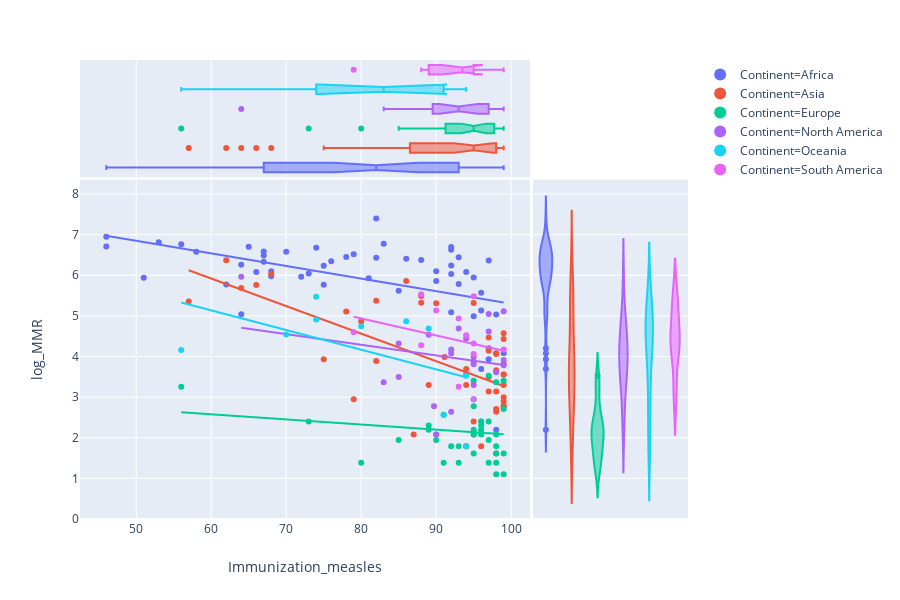

Notebook cell for this chart:
### Code cell
px.scatter(df_dummies, x="Immunization_measles", y="log_MMR", color="Continent", marginal_y="violin", 
           marginal_x="box", trendline="ols")

### Figure 1 — Plotly figure (JSON) as saved in the notebook; plotly's stock layout.template omitted (floating-point values rounded to 4 significant figures)
{"data": [{"hovertemplate": "Continent=Africa<br>Immunization_measles=%{x}<br>log_MMR=%{y}<extra></extra>", "legendgroup": "Continent=Africa", "marker": {"color": "#636efa", "symbol": "circle"}, "mode": "markers", "name": "Continent=Africa", "showlegend": true, "type": "scatter", "uid": "4abe6376-175d-4783-961c-7728700e1e23", "x": [95, 67, 68, 96, 92, 92, 97, 79, 53, 46, 72, 74, 75, 70, 85, 96, 51, 97, 94, 64, 62, 92, 93, 58, 76, 86, 88, 65, 98, 66, 93, 78, 67, 99, 98, 82, 75, 67, 56, 95, 92, 81, 82, 46, 64, 83, 90, 92, 68, 97, 73, 96, 90], "xaxis": "x", "y": [4.99, 6.33, 6.1, 5.13, 6.033, 6.695, 3.932, 6.516, 6.812, 6.947, 5.961, 6.677, 6.232, 6.575, 5.617, 3.689, 5.938, 6.361, 6.078, 6.26, 5.775, 6.624, 5.784, 6.579, 6.346, 6.405, 6.375, 6.698, 2.197, 6.078, 6.444, 6.446, 6.583, 4.078, 5.03, 6.428, 5.765, 6.488, 6.765, 5.943, 5.088, 5.927, 7.396, 6.709, 5.037, 6.775, 5.855, 6.242, 5.974, 4.205, 6.04, 5.568, 6.1], "yaxis": "y"}, {"alignmentgroup": "True", "hovertemplate": "Continent=Africa<br>Immunization_measles=%{x}<extra></extra>", "legendgroup": "Continent=Africa", "marker": {"color": "#636efa", "symbol": "circle"}, "name": "Continent=Africa", "notched": true, "offsetgroup": "Continent=Africa", "showlegend": false, "type": "box", "uid": "374cb261-85b1-4482-aa39-75190c47373b", "x": [95, 67, 68, 96, 92, 92, 97, 79, 53, 46, 72, 74, 75, 70, 85, 96, 51, 97, 94, 64, 62, 92, 93, 58, 76, 86, 88, 65, 98, 66, 93, 78, 67, 99, 98, 82, 75, 67, 56, 95, 92, 81, 82, 46, 64, 83, 90, 92, 68, 97, 73, 96, 90], "xaxis": "x", "yaxis": "y2"}, {"alignmentgroup": "True", "hovertemplate": "Continent=Africa<br>log_MMR=%{y}<extra></extra>", "legendgroup": "Continent=Africa", "marker": {"color": "#636efa", "symbol": "circle"}, "name": "Continent=Africa", "offsetgroup": "Continent=Africa", "scalegroup": "y", "showlegend": false, "type": "violin", "uid": "b847d0ab-b3e8-4dbe-8387-5d15c1d1d73f", "xaxis": "x2", "y": [4.99, 6.33, 6.1, 5.13, 6.033, 6.695, 3.932, 6.516, 6.812, 6.947, 5.961, 6.677, 6.232, 6.575, 5.617, 3.689, 5.938, 6.361, 6.078, 6.26, 5.775, 6.624, 5.784, 6.579, 6.346, 6.405, 6.375, 6.698, 2.197, 6.078, 6.444, 6.446, 6.583, 4.078, 5.03, 6.428, 5.765, 6.488, 6.765, 5.943, 5.088, 5.927, 7.396, 6.709, 5.037, 6.775, 5.855, 6.242, 5.974, 4.205, 6.04, 5.568, 6.1], "yaxis": "y"}, {"hovertemplate": "<b>OLS trendline</b><br>log_MMR = -0.031017 * Immunization_measles + 8.400657<br>R<sup>2</sup>=0.252044<br><br>Continent=Africa<br>Immunization_measles=%{x}<br>log_MMR=%{y} <b>(trend)</b><extra></extra>", "legendgroup": "Continent=Africa", "marker": {"color": "#636efa", "symbol": "circle"}, "mode": "lines", "name": "Continent=Africa", "showlegend": false, "type": "scatter", "uid": "a6faa82a-e700-49dd-9593-95fcd05afe2e", "x": [46, 46, 51, 53, 56, 58, 62, 64, 64, 65, 66, 67, 67, 67, 68, 68, 70, 72, 73, 74, 75, 75, 76, 78, 79, 81, 82, 82, 83, 85, 86, 88, 90, 90, 92, 92, 92, 92, 92, 93, 93, 94, 95, 95, 96, 96, 96, 97, 97, 97, 98, 98, 99], "xaxis": "x", "y": [6.974, 6.974, 6.819, 6.757, 6.664, 6.602, 6.478, 6.416, 6.416, 6.385, 6.354, 6.322, 6.322, 6.322, 6.291, 6.291, 6.229, 6.167, 6.136, 6.105, 6.074, 6.074, 6.043, 5.981, 5.95, 5.888, 5.857, 5.857, 5.826, 5.764, 5.733, 5.671, 5.609, 5.609, 5.547, 5.547, 5.547, 5.547, 5.547, 5.516, 5.516, 5.485, 5.454, 5.454, 5.423, 5.423, 5.423, 5.392, 5.392, 5.392, 5.361, 5.361, 5.33], "yaxis": "y"}, {"hovertemplate": "Continent=Asia<br>Immunization_measles=%{x}<br>log_MMR=%{y}<extra></extra>", "legendgroup": "Continent=Asia", "marker": {"color": "#EF553B", "symbol": "circle"}, "mode": "markers", "name": "Continent=Asia", "showlegend": true, "type": "scatter", "uid": "09c458a6-14d7-46a2-8c6b-381d86947b16", "x": [62, 97, 89, 99, 88, 95, 94, 90, 99, 87, 94, 82, 78, 99, 75, 96, 94, 98, 99, 99, 98, 98, 99, 64, 79, 95, 97, 97, 88, 86, 99, 57, 80, 99, 98, 95, 99, 82, 94, 98, 66, 97, 99, 94, 98, 98, 91.12, 68], "xaxis": "x", "y": [6.37, 3.497, 3.296, 2.773, 5.489, 5.318, 3.296, 5.308, 3.555, 2.079, 3.689, 5.371, 5.106, 3.296, 3.932, 1.792, 1.792, 4.078, 2.996, 4.575, 2.708, 1.609, 4.431, 5.684, 2.944, 3.871, 4.466, 4.143, 5.323, 5.855, 2.89, 5.352, 4.86, 2.773, 2.639, 2.398, 3.555, 3.892, 3.555, 3.135, 5.759, 3.135, 3.829, 1.792, 3.664, 4.06, 3.989, 6.031], "yaxis": "y"}, {"alignmentgroup": "True", "hovertemplate": "Continent=Asia<br>Immunization_measles=%{x}<extra></extra>", "legendgroup": "Continent=Asia", "marker": {"color": "#EF553B", "symbol": "circle"}, "name": "Continent=Asia", "notched": true, "offsetgroup": "Continent=Asia", "showlegend": false, "type": "box", "uid": "42327c0f-6f03-4ce1-ae91-1e4196dcdc92", "x": [62, 97, 89, 99, 88, 95, 94, 90, 99, 87, 94, 82, 78, 99, 75, 96, 94, 98, 99, 99, 98, 98, 99, 64, 79, 95, 97, 97, 88, 86, 99, 57, 80, 99, 98, 95, 99, 82, 94, 98, 66, 97, 99, 94, 98, 98, 91.12, 68], "xaxis": "x", "yaxis": "y2"}, {"alignmentgroup": "True", "hovertemplate": "Continent=Asia<br>log_MMR=%{y}<extra></extra>", "legendgroup": "Continent=Asia", "marker": {"color": "#EF553B", "symbol": "circle"}, "name": "Continent=Asia", "offsetgroup": "Continent=Asia", "scalegroup": "y", "showlegend": false, "type": "violin", "uid": "14b68f80-ef12-4e93-82cd-d6c2b3704510", "xaxis": "x2", "y": [6.37, 3.497, 3.296, 2.773, 5.489, 5.318, 3.296, 5.308, 3.555, 2.079, 3.689, 5.371, 5.106, 3.296, 3.932, 1.792, 1.792, 4.078, 2.996, 4.575, 2.708, 1.609, 4.431, 5.684, 2.944, 3.871, 4.466, 4.143, 5.323, 5.855, 2.89, 5.352, 4.86, 2.773, 2.639, 2.398, 3.555, 3.892, 3.555, 3.135, 5.759, 3.135, 3.829, 1.792, 3.664, 4.06, 3.989, 6.031], "yaxis": "y"}, {"hovertemplate": "<b>OLS trendline</b><br>log_MMR = -0.067862 * Immunization_measles + 9.991590<br>R<sup>2</sup>=0.380036<br><br>Continent=Asia<br>Immunization_measles=%{x}<br>log_MMR=%{y} <b>(trend)</b><extra></extra>", "legendgroup": "Continent=Asia", "marker": {"color": "#EF553B", "symbol": "circle"}, "mode": "lines", "name": "Continent=Asia", "showlegend": false, "type": "scatter", "uid": "4d3bc390-d5cd-476f-8934-a3bba681ab2b", "x": [57, 62, 64, 66, 68, 75, 78, 79, 80, 82, 82, 86, 87, 88, 88, 89, 90, 91.12, 94, 94, 94, 94, 94, 95, 95, 95, 96, 97, 97, 97, 97, 98, 98, 98, 98, 98, 98, 98, 99, 99, 99, 99, 99, 99, 99, 99, 99, 99], "xaxis": "x", "y": [6.123, 5.784, 5.648, 5.513, 5.377, 4.902, 4.698, 4.63, 4.563, 4.427, 4.427, 4.155, 4.088, 4.02, 4.02, 3.952, 3.884, 3.808, 3.613, 3.613, 3.613, 3.613, 3.613, 3.545, 3.545, 3.545, 3.477, 3.409, 3.409, 3.409, 3.409, 3.341, 3.341, 3.341, 3.341, 3.341, 3.341, 3.341, 3.273, 3.273, 3.273, 3.273, 3.273, 3.273, 3.273, 3.273, 3.273, 3.273], "yaxis": "y"}, {"hovertemplate": "Continent=Europe<br>Immunization_measles=%{x}<br>log_MMR=%{y}<extra></extra>", "legendgroup": "Continent=Europe", "marker": {"color": "#00cc96", "symbol": "circle"}, "mode": "markers", "name": "Continent=Europe", "showlegend": true, "type": "scatter", "uid": "7b08d243-a9d5-438c-98d2-633018475f4f", "x": [99, 80, 99, 95, 91, 97, 96, 98, 85, 95, 98, 89, 97, 99, 99, 93, 90, 91, 95, 96, 96, 73, 97, 90, 96, 98, 93, 98, 96, 95, 98, 95, 98, 95, 95, 97, 92, 56, 89], "xaxis": "x", "y": [3.401, 1.386, 1.609, 2.079, 2.565, 2.398, 2.303, 1.609, 1.946, 2.079, 1.099, 2.197, 1.946, 1.099, 2.708, 1.386, 1.946, 1.386, 2.944, 2.197, 2.398, 2.398, 3.526, 2.079, 2.079, 2.079, 1.792, 1.386, 2.398, 3.401, 3.367, 2.773, 1.792, 2.197, 1.609, 1.386, 1.792, 3.258, 2.303], "yaxis": "y"}, {"alignmentgroup": "True", "hovertemplate": "Continent=Europe<br>Immunization_measles=%{x}<extra></extra>", "legendgroup": "Continent=Europe", "marker": {"color": "#00cc96", "symbol": "circle"}, "name": "Continent=Europe", "notched": true, "offsetgroup": "Continent=Europe", "showlegend": false, "type": "box", "uid": "6719ca11-f44b-4364-a3d3-74b7d215b5f6", "x": [99, 80, 99, 95, 91, 97, 96, 98, 85, 95, 98, 89, 97, 99, 99, 93, 90, 91, 95, 96, 96, 73, 97, 90, 96, 98, 93, 98, 96, 95, 98, 95, 98, 95, 95, 97, 92, 56, 89], "xaxis": "x", "yaxis": "y2"}, {"alignmentgroup": "True", "hovertemplate": "Continent=Europe<br>log_MMR=%{y}<extra></extra>", "legendgroup": "Continent=Europe", "marker": {"color": "#00cc96", "symbol": "circle"}, "name": "Continent=Europe", "offsetgroup": "Continent=Europe", "scalegroup": "y", "showlegend": false, "type": "violin", "uid": "20a023af-60c3-4b9b-b861-143548ff4454", "xaxis": "x2", "y": [3.401, 1.386, 1.609, 2.079, 2.565, 2.398, 2.303, 1.609, 1.946, 2.079, 1.099, 2.197, 1.946, 1.099, 2.708, 1.386, 1.946, 1.386, 2.944, 2.197, 2.398, 2.398, 3.526, 2.079, 2.079, 2.079, 1.792, 1.386, 2.398, 3.401, 3.367, 2.773, 1.792, 2.197, 1.609, 1.386, 1.792, 3.258, 2.303], "yaxis": "y"}, {"hovertemplate": "<b>OLS trendline</b><br>log_MMR = -0.012562 * Immunization_measles + 3.330425<br>R<sup>2</sup>=0.024469<br><br>Continent=Europe<br>Immunization_measles=%{x}<br>log_MMR=%{y} <b>(trend)</b><extra></extra>", "legendgroup": "Continent=Europe", "marker": {"color": "#00cc96", "symbol": "circle"}, "mode": "lines", "name": "Continent=Europe", "showlegend": false, "type": "scatter", "uid": "8cb4800e-66ce-4a5c-b21f-978ea11d54c4", "x": [56, 73, 80, 85, 89, 89, 90, 90, 91, 91, 92, 93, 93, 95, 95, 95, 95, 95, 95, 95, 96, 96, 96, 96, 96, 97, 97, 97, 97, 98, 98, 98, 98, 98, 98, 99, 99, 99, 99], "xaxis": "x", "y": [2.627, 2.413, 2.325, 2.263, 2.212, 2.212, 2.2, 2.2, 2.187, 2.187, 2.175, 2.162, 2.162, 2.137, 2.137, 2.137, 2.137, 2.137, 2.137, 2.137, 2.124, 2.124, 2.124, 2.124, 2.124, 2.112, 2.112, 2.112, 2.112, 2.099, 2.099, 2.099, 2.099, 2.099, 2.099, 2.087, 2.087, 2.087, 2.087], "yaxis": "y"}, {"hovertemplate": "Continent=North America<br>Immunization_measles=%{x}<br>log_MMR=%{y}<extra></extra>", "legendgroup": "Continent=North America", "marker": {"color": "#ab63fa", "symbol": "circle"}, "mode": "markers", "name": "Continent=North America", "showlegend": true, "type": "scatter", "uid": "31647225-791b-4008-a7ee-8c05d5ddc33a", "x": [94, 85, 98, 90, 83, 99, 85, 92, 95, 93, 64, 97, 89, 95, 99, 97, 89.7, 95, 99, 92, 92], "xaxis": "x", "y": [4.443, 3.497, 3.611, 2.079, 3.367, 3.784, 4.317, 4.078, 3.296, 4.691, 5.964, 5.043, 4.533, 3.807, 5.112, 4.615, 2.773, 3.989, 3.912, 4.174, 2.639], "yaxis": "y"}, {"alignmentgroup": "True", "hovertemplate": "Continent=North America<br>Immunization_measles=%{x}<extra></extra>", "legendgroup": "Continent=North America", "marker": {"color": "#ab63fa", "symbol": "circle"}, "name": "Continent=North America", "notched": true, "offsetgroup": "Continent=North America", "showlegend": false, "type": "box", "uid": "55866a24-5c28-4a2a-a79e-9c2288549c9d", "x": [94, 85, 98, 90, 83, 99, 85, 92, 95, 93, 64, 97, 89, 95, 99, 97, 89.7, 95, 99, 92, 92], "xaxis": "x", "yaxis": "y2"}, {"alignmentgroup": "True", "hovertemplate": "Continent=North America<br>log_MMR=%{y}<extra></extra>", "legendgroup": "Continent=North America", "marker": {"color": "#ab63fa", "symbol": "circle"}, "name": "Continent=North America", "offsetgroup": "Continent=North America", "scalegroup": "y", "showlegend": false, "type": "violin", "uid": "9f5ab44d-8ed1-4bb3-96e4-292d756d9103", "xaxis": "x2", "y": [4.443, 3.497, 3.611, 2.079, 3.367, 3.784, 4.317, 4.078, 3.296, 4.691, 5.964, 5.043, 4.533, 3.807, 5.112, 4.615, 2.773, 3.989, 3.912, 4.174, 2.639], "yaxis": "y"}, {"hovertemplate": "<b>OLS trendline</b><br>log_MMR = -0.026223 * Immunization_measles + 6.387719<br>R<sup>2</sup>=0.053084<br><br>Continent=North America<br>Immunization_measles=%{x}<br>log_MMR=%{y} <b>(trend)</b><extra></extra>", "legendgroup": "Continent=North America", "marker": {"color": "#ab63fa", "symbol": "circle"}, "mode": "lines", "name": "Continent=North America", "showlegend": false, "type": "scatter", "uid": "de96fe0a-3786-46b4-a4db-9eec6d60dc30", "x": [64, 83, 85, 85, 89, 89.7, 90, 92, 92, 92, 93, 94, 95, 95, 95, 97, 97, 98, 99, 99, 99], "xaxis": "x", "y": [4.709, 4.211, 4.159, 4.159, 4.054, 4.036, 4.028, 3.975, 3.975, 3.975, 3.949, 3.923, 3.897, 3.897, 3.897, 3.844, 3.844, 3.818, 3.792, 3.792, 3.792], "yaxis": "y"}, {"hovertemplate": "Continent=Oceania<br>Immunization_measles=%{x}<br>log_MMR=%{y}<extra></extra>", "legendgroup": "Continent=Oceania", "marker": {"color": "#19d3f3", "symbol": "circle"}, "mode": "markers", "name": "Continent=Oceania", "showlegend": true, "type": "scatter", "uid": "e0312588-74c1-45f3-bbb6-a09d856dc467", "x": [94, 94, 89, 80, 91, 74, 56, 74, 86, 70], "xaxis": "x", "y": [1.792, 3.526, 4.691, 4.745, 2.565, 5.472, 4.159, 4.913, 4.868, 4.543], "yaxis": "y"}, {"alignmentgroup": "True", "hovertemplate": "Continent=Oceania<br>Immunization_measles=%{x}<extra></extra>", "legendgroup": "Continent=Oceania", "marker": {"color": "#19d3f3", "symbol": "circle"}, "name": "Continent=Oceania", "notched": true, "offsetgroup": "Continent=Oceania", "showlegend": false, "type": "box", "uid": "4b309307-f5c0-4969-838d-ce8de83763c2", "x": [94, 94, 89, 80, 91, 74, 56, 74, 86, 70], "xaxis": "x", "yaxis": "y2"}, {"alignmentgroup": "True", "hovertemplate": "Continent=Oceania<br>log_MMR=%{y}<extra></extra>", "legendgroup": "Continent=Oceania", "marker": {"color": "#19d3f3", "symbol": "circle"}, "name": "Continent=Oceania", "offsetgroup": "Continent=Oceania", "scalegroup": "y", "showlegend": false, "type": "violin", "uid": "6d0dfcf2-596f-4bb2-9be5-dada53efbfa8", "xaxis": "x2", "y": [1.792, 3.526, 4.691, 4.745, 2.565, 5.472, 4.159, 4.913, 4.868, 4.543], "yaxis": "y"}, {"hovertemplate": "<b>OLS trendline</b><br>log_MMR = -0.048469 * Immunization_measles + 8.043655<br>R<sup>2</sup>=0.266203<br><br>Continent=Oceania<br>Immunization_measles=%{x}<br>log_MMR=%{y} <b>(trend)</b><extra></extra>", "legendgroup": "Continent=Oceania", "marker": {"color": "#19d3f3", "symbol": "circle"}, "mode": "lines", "name": "Continent=Oceania", "showlegend": false, "type": "scatter", "uid": "69f0bfb1-0015-4b4d-ae51-cbd41965f9dd", "x": [56, 70, 74, 74, 80, 86, 89, 91, 94, 94], "xaxis": "x", "y": [5.329, 4.651, 4.457, 4.457, 4.166, 3.875, 3.73, 3.633, 3.488, 3.488], "yaxis": "y"}, {"hovertemplate": "Continent=South America<br>Immunization_measles=%{x}<br>log_MMR=%{y}<extra></extra>", "legendgroup": "Continent=South America", "marker": {"color": "#e763fa", "symbol": "circle"}, "mode": "markers", "name": "Continent=South America", "showlegend": true, "type": "scatter", "uid": "bc396eca-93ce-422a-a576-06e1c5dde658", "x": [95, 88, 99, 93, 88, 95, 95, 93, 94, 90, 95, 79], "xaxis": "x", "y": [4.06, 5.533, 4.174, 3.258, 4.277, 4.317, 5.485, 4.934, 4.522, 5.13, 2.944, 4.595], "yaxis": "y"}, {"alignmentgroup": "True", "hovertemplate": "Continent=South America<br>Immunization_measles=%{x}<extra></extra>", "legendgroup": "Continent=South America", "marker": {"color": "#e763fa", "symbol": "circle"}, "name": "Continent=South America", "notched": true, "offsetgroup": "Continent=South America", "showlegend": false, "type": "box", "uid": "5b7d082a-410d-49ec-8658-ce9f8a409b8e", "x": [95, 88, 99, 93, 88, 95, 95, 93, 94, 90, 95, 79], "xaxis": "x", "yaxis": "y2"}, {"alignmentgroup": "True", "hovertemplate": "Continent=South America<br>log_MMR=%{y}<extra></extra>", "legendgroup": "Continent=South America", "marker": {"color": "#e763fa", "symbol": "circle"}, "name": "Continent=South America", "offsetgroup": "Continent=South America", "scalegroup": "y", "showlegend": false, "type": "violin", "uid": "89240e1f-f305-4786-aaef-bf3487fc271c", "xaxis": "x2", "y": [4.06, 5.533, 4.174, 3.258, 4.277, 4.317, 5.485, 4.934, 4.522, 5.13, 2.944, 4.595], "yaxis": "y"}, {"hovertemplate": "<b>OLS trendline</b><br>log_MMR = -0.041751 * Immunization_measles + 8.276983<br>R<sup>2</sup>=0.074475<br><br>Continent=South America<br>Immunization_measles=%{x}<br>log_MMR=%{y} <b>(trend)</b><extra></extra>", "legendgroup": "Continent=South America", "marker": {"color": "#e763fa", "symbol": "circle"}, "mode": "lines", "name": "Continent=South America", "showlegend": false, "type": "scatter", "uid": "04056316-99a3-46bd-a375-4e137ce0294a", "x": [79, 88, 88, 90, 93, 93, 94, 95, 95, 95, 95, 99], "xaxis": "x", "y": [4.979, 4.603, 4.603, 4.519, 4.394, 4.394, 4.352, 4.311, 4.311, 4.311, 4.311, 4.144], "yaxis": "y"}], "layout": {"barmode": "overlay", "height": 600, "legend": {"tracegroupgap": 0}, "margin": {"t": 60}, "violinmode": "overlay", "xaxis": {"domain": [0, 0.74], "showgrid": true, "title": {"text": "Immunization_measles"}}, "xaxis2": {"domain": [0.745, 1], "showticklabels": false}, "yaxis": {"domain": [0, 0.74], "showgrid": true, "title": {"text": "log_MMR"}}, "yaxis2": {"domain": [0.745, 1], "showticklabels": false}}}
